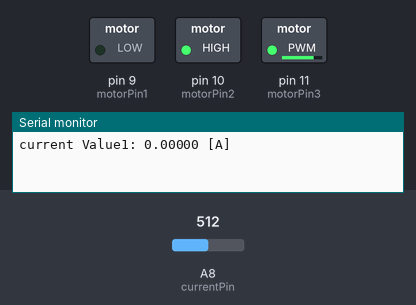
A sketch run on a simulated Arduino Mega 2560, built with avr-gcc and run on an emulated ATmega2560. On the bench: switched loads named in the sketch (green lamp = pin HIGH), the last lines printed to the serial monitor. Inputs (shaded band) come from the test bench; at power-on: A8 (currentPin) = 512.

Above: at 0.05 s.
At 5.95 s:
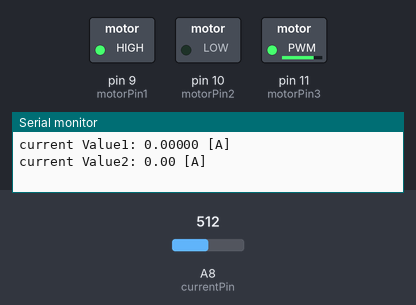
Timing chart, 0 to 6.9 s (numbered marks = the images above):
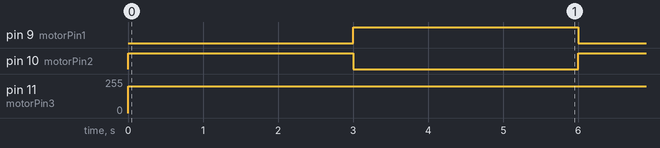

Measured:
- by itself, pin 9 (motorPin1), pin 10 (motorPin2): alternates HIGH for 3.0 s and LOW for 3.0 s
- by itself, pin 11 (motorPin3): 0/255 → 200/255 at 0.00 s

The sketch:

test_motor_dc_current.ino
```cpp
// Define pin connections & motor speed
const int motorPin1 = 9; // Motor connected to digital pin 9
const int motorPin2 = 10; // Motor connected to digital pin 10
const int motorPin3 = 11; // Motor connected to digital pin 11
const int motorSpeed = 200; // Adjust motor speed (0-255)
// PWM pin
// 178,179 for 9V PWM

const int currentPin = A8; // Brush motor pins (IN1, IN2)
const float currentSensitivity = 0.185;
float currentVal = 0;

void setup() {
  pinMode(motorPin1, OUTPUT); // Set motor pin as output
  pinMode(motorPin2, OUTPUT); // Set motor pin as output
  pinMode(motorPin3, OUTPUT); // Set motor pin as output

  pinMode(currentPin, INPUT);
  Serial.begin(9600);
}

void loop() {

  digitalWrite(motorPin1, LOW);
  digitalWrite(motorPin2, HIGH);
  analogWrite(motorPin3, motorSpeed);

  // We have the valeue in volts, offset of 0.5
  currentVal = analogRead(currentPin);
  // currentVal = (currentVal/1024.0);
  // currentVal = currentVal - 0.5;
  // currentVal = currentVal/currentSensitivity;
  currentVal = (2.5-(currentVal*(5.0/1024.0)))/currentSensitivity;
  Serial.print("current Value1: ");
  Serial.print(currentVal, 5);
  Serial.println(" [A]");

  delay(3000); // Short delay for debounce and sensor stability

  digitalWrite(motorPin1, HIGH);
  digitalWrite(motorPin2, LOW);
  analogWrite(motorPin3, motorSpeed);

  // We have the valeue in volts, offset of 0.5
  currentVal = analogRead(currentPin);
  // currentVal = (currentVal/1024.0);
  // currentVal -= 0.5;
  // currentVal = currentVal/currentSensitivity;
  currentVal = (2.5-(currentVal*(5.0/1024.0)))/currentSensitivity;
  Serial.print("current Value2: ");
  Serial.print(currentVal);
  Serial.println(" [A]");

  delay(3000); // Short delay for debounce and sensor stability

}
```
